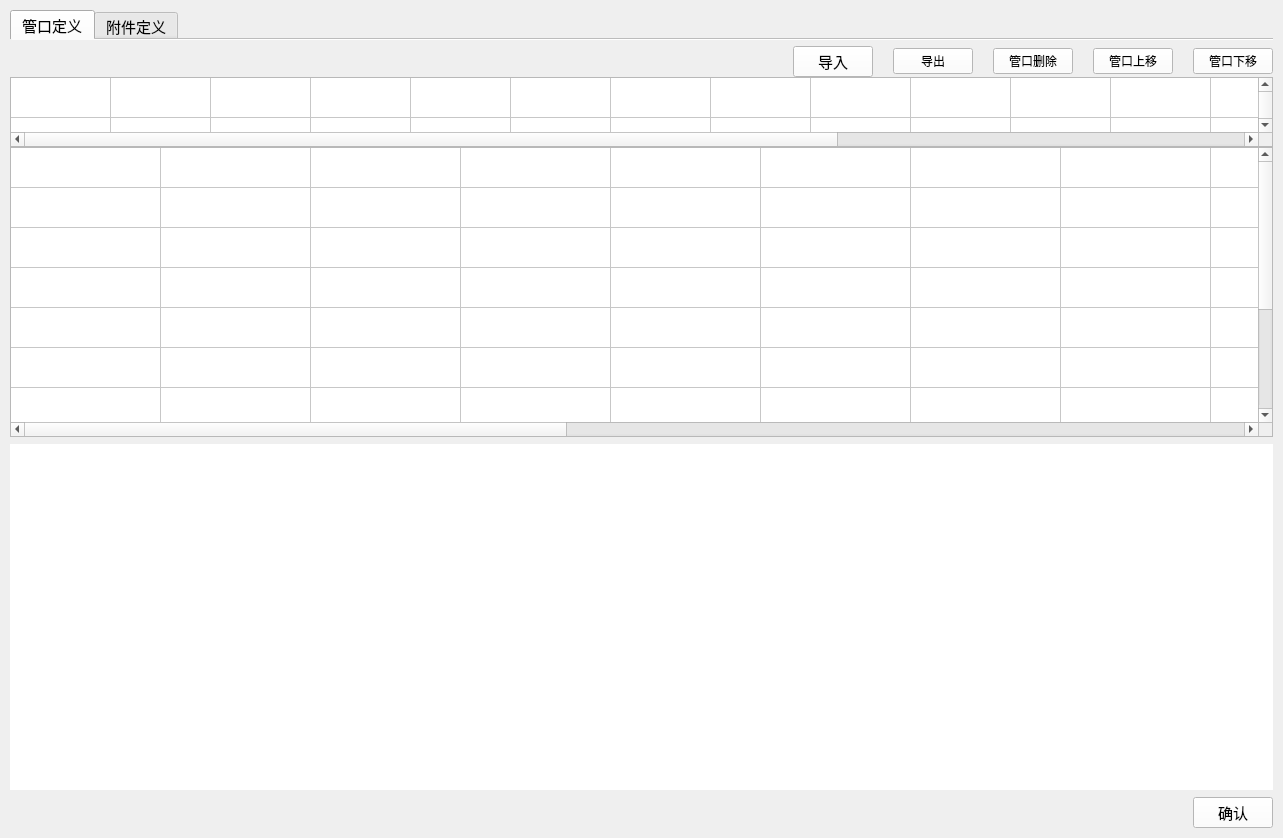
<?xml version="1.0" encoding="UTF-8"?>
<ui version="4.0">
 <class>Form</class>
 <widget class="QWidget" name="Form">
  <property name="geometry">
   <rect>
    <x>0</x>
    <y>0</y>
    <width>1283</width>
    <height>838</height>
   </rect>
  </property>
  <property name="windowTitle">
   <string>Form</string>
  </property>
  <property name="styleSheet">
   <string notr="true"/>
  </property>
  <layout class="QVBoxLayout" name="verticalLayout_6" stretch="21,17,1">
   <property name="spacing">
    <number>7</number>
   </property>
   <property name="leftMargin">
    <number>10</number>
   </property>
   <property name="topMargin">
    <number>10</number>
   </property>
   <property name="rightMargin">
    <number>10</number>
   </property>
   <property name="bottomMargin">
    <number>10</number>
   </property>
   <item>
    <widget class="QTabWidget" name="tabWidget">
     <property name="minimumSize">
      <size>
       <width>1177</width>
       <height>337</height>
      </size>
     </property>
     <property name="font">
      <font>
       <pointsize>11</pointsize>
      </font>
     </property>
     <property name="styleSheet">
      <string notr="true"/>
     </property>
     <property name="currentIndex">
      <number>0</number>
     </property>
     <property name="documentMode">
      <bool>true</bool>
     </property>
     <widget class="QWidget" name="tab_pipe_define">
      <attribute name="title">
       <string>管口定义</string>
      </attribute>
      <layout class="QVBoxLayout" name="verticalLayout_5" stretch="0">
       <property name="spacing">
        <number>0</number>
       </property>
       <property name="leftMargin">
        <number>0</number>
       </property>
       <property name="topMargin">
        <number>6</number>
       </property>
       <property name="rightMargin">
        <number>0</number>
       </property>
       <property name="bottomMargin">
        <number>0</number>
       </property>
       <item>
        <layout class="QVBoxLayout" name="verticalLayout_4">
         <item>
          <layout class="QHBoxLayout" name="horizontalLayout">
           <property name="spacing">
            <number>20</number>
           </property>
           <item>
            <spacer name="horizontalSpacer">
             <property name="orientation">
              <enum>Qt::Horizontal</enum>
             </property>
             <property name="sizeHint" stdset="0">
              <size>
               <width>326</width>
               <height>20</height>
              </size>
             </property>
            </spacer>
           </item>
           <item>
            <widget class="QPushButton" name="pushButton_in">
             <property name="font">
              <font>
               <pointsize>11</pointsize>
              </font>
             </property>
             <property name="styleSheet">
              <string notr="true">background-color: rgb(255, 255, 255);
</string>
             </property>
             <property name="text">
              <string>导入</string>
             </property>
            </widget>
           </item>
           <item>
            <widget class="QPushButton" name="pushButton_out">
             <property name="styleSheet">
              <string notr="true">background-color: rgb(255, 255, 255);
</string>
             </property>
             <property name="text">
              <string>导出</string>
             </property>
            </widget>
           </item>
           <item>
            <widget class="QPushButton" name="pushButton_pipe_delete">
             <property name="styleSheet">
              <string notr="true">background-color: rgb(255, 255, 255);</string>
             </property>
             <property name="text">
              <string>管口删除</string>
             </property>
            </widget>
           </item>
           <item>
            <widget class="QPushButton" name="pushButton_pipe_up">
             <property name="styleSheet">
              <string notr="true">background-color: rgb(255, 255, 255);</string>
             </property>
             <property name="text">
              <string>管口上移</string>
             </property>
            </widget>
           </item>
           <item>
            <widget class="QPushButton" name="pushButton_pipe_down">
             <property name="styleSheet">
              <string notr="true">background-color: rgb(255, 255, 255);</string>
             </property>
             <property name="text">
              <string>管口下移</string>
             </property>
            </widget>
           </item>
          </layout>
         </item>
         <item>
          <layout class="QVBoxLayout" name="verticalLayout" stretch="9,200">
           <property name="spacing">
            <number>0</number>
           </property>
           <item>
            <widget class="QTableWidget" name="tableWidget_pipe_title">
             <property name="styleSheet">
              <string notr="true"/>
             </property>
             <property name="lineWidth">
              <number>2</number>
             </property>
             <property name="autoScrollMargin">
              <number>12</number>
             </property>
             <property name="rowCount">
              <number>3</number>
             </property>
             <property name="columnCount">
              <number>18</number>
             </property>
             <attribute name="horizontalHeaderVisible">
              <bool>false</bool>
             </attribute>
             <attribute name="horizontalHeaderMinimumSectionSize">
              <number>50</number>
             </attribute>
             <attribute name="horizontalHeaderStretchLastSection">
              <bool>false</bool>
             </attribute>
             <attribute name="verticalHeaderVisible">
              <bool>false</bool>
             </attribute>
             <attribute name="verticalHeaderDefaultSectionSize">
              <number>40</number>
             </attribute>
             <attribute name="verticalHeaderMinimumSectionSize">
              <number>40</number>
             </attribute>
             <attribute name="verticalHeaderStretchLastSection">
              <bool>false</bool>
             </attribute>
             <row/>
             <row/>
             <row/>
             <column/>
             <column/>
             <column/>
             <column/>
             <column/>
             <column/>
             <column/>
             <column/>
             <column/>
             <column/>
             <column/>
             <column/>
             <column/>
             <column/>
             <column/>
             <column/>
             <column/>
             <column/>
            </widget>
           </item>
           <item>
            <widget class="QTableWidget" name="tableWidget_pipe">
             <property name="font">
              <font>
               <pointsize>9</pointsize>
              </font>
             </property>
             <property name="autoFillBackground">
              <bool>false</bool>
             </property>
             <property name="styleSheet">
              <string notr="true"/>
             </property>
             <property name="frameShape">
              <enum>QFrame::StyledPanel</enum>
             </property>
             <property name="frameShadow">
              <enum>QFrame::Sunken</enum>
             </property>
             <property name="lineWidth">
              <number>2</number>
             </property>
             <property name="midLineWidth">
              <number>0</number>
             </property>
             <property name="autoScrollMargin">
              <number>12</number>
             </property>
             <property name="iconSize">
              <size>
               <width>0</width>
               <height>0</height>
              </size>
             </property>
             <property name="sortingEnabled">
              <bool>false</bool>
             </property>
             <property name="rowCount">
              <number>10</number>
             </property>
             <property name="columnCount">
              <number>18</number>
             </property>
             <attribute name="horizontalHeaderVisible">
              <bool>false</bool>
             </attribute>
             <attribute name="horizontalHeaderDefaultSectionSize">
              <number>150</number>
             </attribute>
             <attribute name="horizontalHeaderMinimumSectionSize">
              <number>50</number>
             </attribute>
             <attribute name="verticalHeaderVisible">
              <bool>false</bool>
             </attribute>
             <attribute name="verticalHeaderDefaultSectionSize">
              <number>40</number>
             </attribute>
             <attribute name="verticalHeaderMinimumSectionSize">
              <number>40</number>
             </attribute>
             <attribute name="verticalHeaderShowSortIndicator" stdset="0">
              <bool>false</bool>
             </attribute>
             <row>
              <property name="text">
               <string>新建行</string>
              </property>
             </row>
             <row>
              <property name="text">
               <string>新建行</string>
              </property>
             </row>
             <row>
              <property name="text">
               <string>新建行</string>
              </property>
             </row>
             <row>
              <property name="text">
               <string>新建行</string>
              </property>
             </row>
             <row>
              <property name="text">
               <string>新建行</string>
              </property>
             </row>
             <row>
              <property name="text">
               <string>新建行</string>
              </property>
             </row>
             <row>
              <property name="text">
               <string>新建行</string>
              </property>
             </row>
             <row>
              <property name="text">
               <string>新建行</string>
              </property>
             </row>
             <row>
              <property name="text">
               <string>新建行</string>
              </property>
             </row>
             <row>
              <property name="text">
               <string>新建行</string>
              </property>
             </row>
             <column>
              <property name="text">
               <string>新建列</string>
              </property>
             </column>
             <column>
              <property name="text">
               <string>新建列</string>
              </property>
             </column>
             <column>
              <property name="text">
               <string>新建列</string>
              </property>
             </column>
             <column>
              <property name="text">
               <string>新建列</string>
              </property>
             </column>
             <column>
              <property name="text">
               <string>新建列</string>
              </property>
             </column>
             <column>
              <property name="text">
               <string>新建列</string>
              </property>
             </column>
             <column>
              <property name="text">
               <string>新建列</string>
              </property>
             </column>
             <column>
              <property name="text">
               <string>新建列</string>
              </property>
             </column>
             <column>
              <property name="text">
               <string>新建列</string>
              </property>
             </column>
             <column>
              <property name="text">
               <string>新建列</string>
              </property>
             </column>
             <column>
              <property name="text">
               <string>新建列</string>
              </property>
             </column>
             <column>
              <property name="text">
               <string>新建列</string>
              </property>
             </column>
             <column>
              <property name="text">
               <string>新建列</string>
              </property>
             </column>
             <column>
              <property name="text">
               <string>新建列</string>
              </property>
             </column>
             <column>
              <property name="text">
               <string>新建列</string>
              </property>
             </column>
             <column>
              <property name="text">
               <string>新建列</string>
              </property>
             </column>
             <column>
              <property name="text">
               <string>新建列</string>
              </property>
             </column>
             <column>
              <property name="text">
               <string>新建列</string>
              </property>
             </column>
            </widget>
           </item>
          </layout>
         </item>
        </layout>
       </item>
      </layout>
     </widget>
     <widget class="QWidget" name="tab_attachment_define">
      <attribute name="title">
       <string>附件定义</string>
      </attribute>
      <layout class="QVBoxLayout" name="verticalLayout_3" stretch="21">
       <property name="spacing">
        <number>0</number>
       </property>
       <property name="leftMargin">
        <number>0</number>
       </property>
       <property name="topMargin">
        <number>6</number>
       </property>
       <property name="rightMargin">
        <number>0</number>
       </property>
       <property name="bottomMargin">
        <number>0</number>
       </property>
       <item>
        <layout class="QVBoxLayout" name="verticalLayout_2">
         <property name="spacing">
          <number>6</number>
         </property>
         <item>
          <layout class="QHBoxLayout" name="horizontalLayout_2">
           <item>
            <spacer name="horizontalSpacer_2">
             <property name="orientation">
              <enum>Qt::Horizontal</enum>
             </property>
             <property name="sizeHint" stdset="0">
              <size>
               <width>478</width>
               <height>17</height>
              </size>
             </property>
            </spacer>
           </item>
           <item>
            <widget class="QPushButton" name="pushButton_attachment_delete">
             <property name="styleSheet">
              <string notr="true">background-color: rgb(255, 255, 255);</string>
             </property>
             <property name="text">
              <string>附件删除</string>
             </property>
            </widget>
           </item>
           <item>
            <widget class="QPushButton" name="pushButton_attachment_up">
             <property name="styleSheet">
              <string notr="true">background-color: rgb(255, 255, 255);</string>
             </property>
             <property name="text">
              <string>附件上移</string>
             </property>
            </widget>
           </item>
           <item>
            <widget class="QPushButton" name="pushButton_attachment_down">
             <property name="styleSheet">
              <string notr="true">background-color: rgb(255, 255, 255);</string>
             </property>
             <property name="text">
              <string>附件下移</string>
             </property>
            </widget>
           </item>
          </layout>
         </item>
         <item>
          <widget class="QTableWidget" name="tableWidget_attachment">
           <property name="autoFillBackground">
            <bool>false</bool>
           </property>
           <property name="styleSheet">
            <string notr="true"/>
           </property>
           <property name="lineWidth">
            <number>4</number>
           </property>
           <property name="sortingEnabled">
            <bool>false</bool>
           </property>
           <attribute name="horizontalHeaderVisible">
            <bool>false</bool>
           </attribute>
           <attribute name="horizontalHeaderDefaultSectionSize">
            <number>145</number>
           </attribute>
           <attribute name="horizontalHeaderMinimumSectionSize">
            <number>50</number>
           </attribute>
           <attribute name="verticalHeaderVisible">
            <bool>false</bool>
           </attribute>
           <attribute name="verticalHeaderDefaultSectionSize">
            <number>28</number>
           </attribute>
           <attribute name="verticalHeaderMinimumSectionSize">
            <number>28</number>
           </attribute>
           <attribute name="verticalHeaderShowSortIndicator" stdset="0">
            <bool>false</bool>
           </attribute>
           <row>
            <property name="text">
             <string>新建行</string>
            </property>
           </row>
           <row>
            <property name="text">
             <string>新建行</string>
            </property>
           </row>
           <row>
            <property name="text">
             <string>新建行</string>
            </property>
           </row>
           <row>
            <property name="text">
             <string>新建行</string>
            </property>
           </row>
           <row>
            <property name="text">
             <string>新建行</string>
            </property>
           </row>
           <row>
            <property name="text">
             <string>新建行</string>
            </property>
           </row>
           <row>
            <property name="text">
             <string>新建行</string>
            </property>
           </row>
           <row>
            <property name="text">
             <string>新建行</string>
            </property>
           </row>
           <row>
            <property name="text">
             <string>新建行</string>
            </property>
           </row>
           <row>
            <property name="text">
             <string>新建行</string>
            </property>
           </row>
           <row>
            <property name="text">
             <string>新建行</string>
            </property>
           </row>
           <row>
            <property name="text">
             <string>新建行</string>
            </property>
           </row>
           <row>
            <property name="text">
             <string>新建行</string>
            </property>
           </row>
           <row>
            <property name="text">
             <string>新建行</string>
            </property>
           </row>
           <row>
            <property name="text">
             <string>新建行</string>
            </property>
           </row>
           <row>
            <property name="text">
             <string>新建行</string>
            </property>
           </row>
           <column>
            <property name="text">
             <string>新建列</string>
            </property>
           </column>
           <column>
            <property name="text">
             <string>新建列</string>
            </property>
           </column>
           <column>
            <property name="text">
             <string>新建列</string>
            </property>
           </column>
           <column>
            <property name="text">
             <string>新建列</string>
            </property>
           </column>
           <column>
            <property name="text">
             <string>新建列</string>
            </property>
           </column>
           <column>
            <property name="text">
             <string>新建列</string>
            </property>
           </column>
           <column>
            <property name="text">
             <string>新建列</string>
            </property>
           </column>
           <column>
            <property name="text">
             <string>新建列</string>
            </property>
           </column>
           <column>
            <property name="text">
             <string>新建列</string>
            </property>
           </column>
           <column>
            <property name="text">
             <string>新建列</string>
            </property>
           </column>
           <column>
            <property name="text">
             <string>新建列</string>
            </property>
           </column>
           <column>
            <property name="text">
             <string>新建列</string>
            </property>
           </column>
           <column>
            <property name="text">
             <string>新建列</string>
            </property>
           </column>
          </widget>
         </item>
        </layout>
       </item>
      </layout>
     </widget>
    </widget>
   </item>
   <item>
    <widget class="QWidget" name="widget_control" native="true">
     <property name="minimumSize">
      <size>
       <width>1177</width>
       <height>337</height>
      </size>
     </property>
     <property name="styleSheet">
      <string notr="true">background-color: rgb(255, 255, 255);</string>
     </property>
    </widget>
   </item>
   <item>
    <layout class="QHBoxLayout" name="horizontalLayout_3">
     <item>
      <spacer name="horizontalSpacer_3">
       <property name="orientation">
        <enum>Qt::Horizontal</enum>
       </property>
       <property name="sizeHint" stdset="0">
        <size>
         <width>1062</width>
         <height>20</height>
        </size>
       </property>
      </spacer>
     </item>
     <item>
      <widget class="QPushButton" name="pushButton_affirm">
       <property name="font">
        <font>
         <pointsize>11</pointsize>
        </font>
       </property>
       <property name="styleSheet">
        <string notr="true">background-color: rgb(255, 255, 255);</string>
       </property>
       <property name="text">
        <string>确认</string>
       </property>
      </widget>
     </item>
    </layout>
   </item>
  </layout>
 </widget>
 <resources/>
 <connections/>
</ui>
